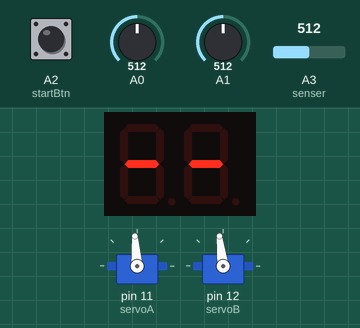
A sketch run on a simulated Arduino Uno, built with avr-gcc and run on an emulated ATmega328P. Shown: 2-digit seven-segment display, 2 × servo. The test bench sets the inputs (shaded band); at power-on: A2 (startBtn) HIGH, A0 = 512, A1 = 512, A3 (senser) = 512.

Above: at 1.2 s.
1.3 s: A2 (startBtn) pulled LOW for 0.15 s
At 3.2 s:
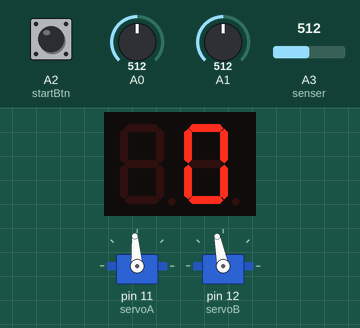
3.9 s: A2 (startBtn) pulled LOW for 0.15 s
At 4.5 s:
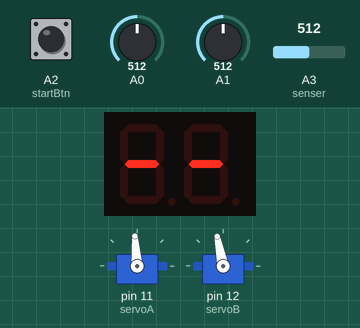
5.7 s: A2 (startBtn) pulled LOW for 1 s
At 7.2 s:
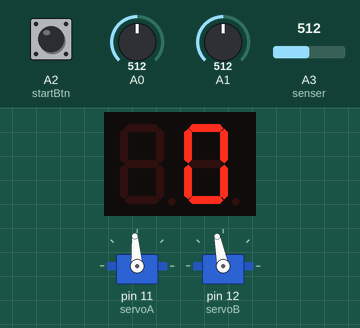
Timing chart, 0 to 8.7 s (numbered marks = the images above; inputs shaded):
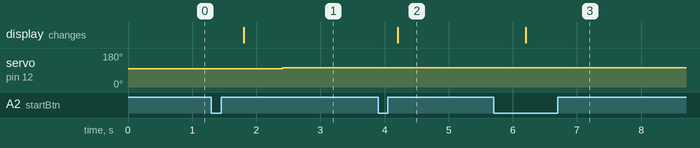

Measured:
- after the input at 1.3 s, servo on pin 12 (servoB): 97° → 101° after 1.1 s; the display: changes after 0.50 s (image 1)
- after the input at 3.9 s, the display: changes after 0.30 s (image 2)
- after the input at 5.7 s, the display: changes after 0.50 s (image 3)

The sketch:

final_joystick_maze_game_v0.5.2.ino
```cpp
/*
========================================
  摇杆弹珠迷宫 v0.5.2  (2019.07.20)
========================================

【更新文档】
[V0.5.2] 2019.08.23 增加joystickA_offset、joystickB_offset变量，开机自动获取遥杆偏移值，并且在控制函数中进行相应的补偿调整。
[V0.5.1] 2019.08.18 增加defaultAngleA、defaultAngleB变量，可以通过更改该变量来调整舵机初始位置。

【说明】
---------------------------------------
本硬件可通过摇杆控制2轴迷宫台面，进行X和Y轴的倾斜，从而控制迷宫中的小球移动
同时通过2位数码管进行计时，当小球成功走出迷宫击中压电片上时视为通过成功

通过单击按钮开始游戏，游戏中途可通过单击按钮退出游戏


【数码管】数码管具体管脚请看文件夹中数码管datasheet
---------------------------------------
  5 - D2
  4 - D3
  6 - D4
  7 - D5 (数字2共阴端，需串联电阻)
  9 - D6
  10- D7
  8 - D8(数字1共阴端，需串联电阻)
  3 - D9
  1 - D10

【摇杆】
---------------------------------------
  VRX - A0
  VRY - A1
  SW  - A2

【舵机】
---------------------------------------
  servoA - D11
  servoB - D12

【压电片】
---------------------------------------
  S - A3


*/


#include<Servo.h>
#include<SevSeg.h>

#define startBtn A2
#define senser A3

SevSeg myDisplay;
Servo servoA;
Servo servoB;

int defaultAngleA=94;//请更新此变量，手动调整默认舵机水平角度
int defaultAngleB=101;

int joystickA_offset = 0;
int joystickB_offset = 0;

bool isStart = 0;
unsigned long timer = millis();
unsigned long blinkTimer = millis();
int countDown = 0;

void setup()
{
  Serial.begin(9600);
  joystickA_offset = 512-analogRead(A0);//开机自动获取并记录当前摇杆偏移值
  joystickB_offset = 512-analogRead(A1);//需要放在servoSetup()之前，因为该函数会用到
  sevSegSetup();
  servoSetup();
  pinMode(startBtn, INPUT_PULLUP);

}

void loop()
{

//  Serial.print("A0: ");
//  Serial.print(analogRead(A0));
//  Serial.print("  A1: ");
//  Serial.print(analogRead(A1));
//  Serial.print("  offset A: ");
//  Serial.print(joystickA_offset);
//  Serial.print("  offset B:");
//  Serial.print(joystickB_offset);
//  Serial.print("  mapA ");
//  Serial.print(analogRead(A0)+joystickA_offset);
//  Serial.print("  mapB:");
//  Serial.print(analogRead(A1)+joystickB_offset);
//  Serial.print("  servoA: ");
//  Serial.print(servoA.read());
//  Serial.print("  servoB: ");
//  Serial.println(servoB.read());

  if(isWin() && isStart){
    wining();
  }
  if(isStart){
    servoA.write(map(analogRead(A0)+joystickA_offset,0,1023,defaultAngleA-10,defaultAngleA+10));
    servoB.write(map(analogRead(A1)+joystickB_offset,0,1023,defaultAngleB-10,defaultAngleA+10));

    //更新计时时间
    if(millis()-timer>=1000){
      timer = millis();
      if(countDown<99){//如果超过99秒依旧没通关，则为失败
        countDown++;
      }else{
        countDown=0;
        gameOver();
      }
    }
    Display(countDown);//刷新屏幕内容

    if(!digitalRead(startBtn)){//游戏中途按下按键，视为推出
      isStart=0;
      delay(300);//通过延时消抖，否则会自动开始下一局
    }
  }else{
    //如果游戏没开始，就一直在while循环中刷新屏幕内容，显示“--”，直到用户按下按钮为止
    while(digitalRead(startBtn)){
      myDisplay.DisplayString("--", 0);//display dash
    }

    //按下按钮后执行的游戏启动初始化
    isStart = 1;
    countDown = 0;
    //gameBegin();
    delay(500);
    timer = millis();
  }
}

//游戏开始动画（倒计时3下）
void gameBegin(){
  servoA.write(defaultAngleA);
  servoB.write(defaultAngleB);
  for(int i=3;i>0;i--){
    for(int k=0;k<100;k++){
      Display(i);
    }
    delay(500);
  }
  delay(300);

}

//游戏获胜动画（闪烁3下并一直显示时间，直到用户按下按键）
void wining(){
  blink3(countDown);
  servoA.write(defaultAngleA);
  servoB.write(defaultAngleB);
  while(digitalRead(startBtn)){
    Display(countDown);
  }
  isStart = 0;
  delay(300);
}

//游戏失败动画（当时间超过99秒后，游戏失败）
void gameOver(){
  blink3(0);
  isStart = 0;
  servoA.write(defaultAngleA);
  servoB.write(defaultAngleB);
}

//检查弹珠是否掉落，成功通关
bool isWin(){
  if(analogRead(senser)>200){
    return true;
  }else{
    return false;
  }
}

//屏幕闪烁3下
int blink3(int num){
  for(int i=0;i<3;i++){
    blinkTimer = millis();
    while(millis()-blinkTimer<100){
      Display(num);
    }
    delay(100);
  }
}

//数码管显示内容
void Display(int num)
{
  char tempString[10]; //Used for sprintf
  sprintf(tempString, "%2d", num); //Convert deciSecond into a string that is right adjusted
  myDisplay.DisplayString(tempString, 0); //(numberToDisplay, decimal point location in binary number [4 means the third digit])
}

//数码管初始化
void sevSegSetup(){
  int displayType = COMMON_CATHODE;
  int digit1 = 8; //Pin 1
  int digit2 = 5; //Pin 10
  int digit3 = 11; //Pin 4
  int digit4 = 13; //Pin 6

  int segA = 7; //Pin 12
  int segB = 6; //Pin 11
  int segC = 10; //Pin 3
  int segD = 3; //Pin 8
  int segE = 9; //Pin 2
  int segF = 4; //Pin 9
  int segG = 2; //Pin 7
  int segDP= A4; //Pin 5
  int numberOfDigits = 2;
  myDisplay.Begin(displayType, numberOfDigits, digit1, digit2, digit3, digit4, segA, segB, segC, segD, segE, segF, segG, segDP);
  myDisplay.SetBrightness(100); //Set the display to 100% brightness level
}

//舵机初始化
void servoSetup(){
  servoA.attach(11);
  servoB.attach(12);
//  defaultAngleA=servoA.read();
//  defaultAngleA=servoB.read();
//  servoA.write(defaultAngleA);
//  servoB.write(defaultAngleB);
  servoA.write(map(analogRead(A0)+joystickA_offset,0,1023,defaultAngleA-10,defaultAngleA+10));//开机时的舵机角度和开始游戏时的一样,而不是直接转到defaultAngle
  servoB.write(map(analogRead(A1)+joystickB_offset,0,1023,defaultAngleB-10,defaultAngleA+10));//保证开始游戏后舵机会不轻微转动
}
```
